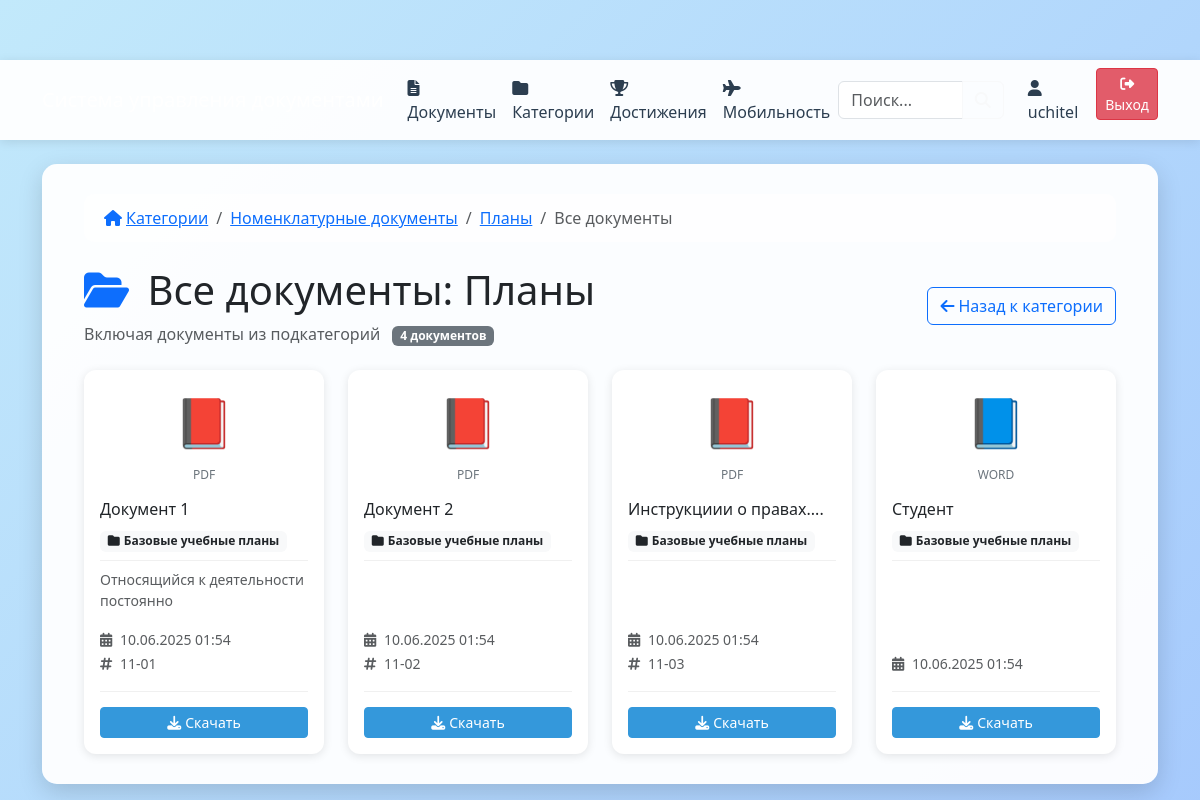
Page /categories/plans/documents/ (signed in) on the committed database.
### main/models.py (models this page shows, shortened)
class Category(models.Model):
    name = models.CharField(max_length=200, verbose_name="Название категории")
    slug = models.SlugField(unique=True, verbose_name="Слаг")
    description = models.TextField(blank=True, null=True, verbose_name="Описание")
    parent = models.ForeignKey('self', null=True, blank=True, related_name='children', on_delete=models.CASCADE, verbose_name="Родительская категория")
    icon = models.CharField(max_length=50, default='fas fa-folder', verbose_name="Иконка")
    color = models.CharField(max_length=7, default='#667eea', verbose_name="Цвет")
    order = models.PositiveIntegerField(default=0, verbose_name="Порядок сортировки")
    is_active = models.BooleanField(default=True, verbose_name="Активна")
    created_at = models.DateTimeField(default=timezone.now)
    updated_at = models.DateTimeField(auto_now=True)
    class Meta:
        verbose_name = "Категория"
        verbose_name_plural = "Категории"
        ordering = ['order', 'name']

class Document(models.Model):
    name = models.CharField(max_length=200, verbose_name="Название")
    document = models.FileField(upload_to='documents/', null=True, blank=True, verbose_name="Файл")
    category = models.ForeignKey(Category, on_delete=models.CASCADE, related_name='documents', verbose_name="Категория", null=True, blank=True)
    index = models.CharField(max_length=20, null=True, blank=True, verbose_name="Индекс")
    timestore = models.CharField(max_length=20, null=True, blank=True, verbose_name="Срок хранения")
    notes = models.TextField(null=True, blank=True, verbose_name="Примечания")
    tags = models.CharField(max_length=500, blank=True, null=True, verbose_name="Теги (через запятую)")
    is_important = models.BooleanField(default=False, verbose_name="Важный документ")
    created_by = models.ForeignKey(User, on_delete=models.SET_NULL, null=True, blank=True, verbose_name="Создал")
    created_at = models.DateTimeField(default=timezone.now)
    updated_at = models.DateTimeField(auto_now=True)
    def get_file_type(self):
        if self.document:
            ext = self.document.name.split('.')[-1].lower()
            if ext == 'pdf':
                return {'icon': '📕', 'type': 'PDF'}
            elif ext in ['doc', 'docx']:
                return {'icon': '📘', 'type': 'Word'}
            elif ext in ['xls', 'xlsx']:
                return {'icon': '📗', 'type': 'Excel'}
            elif ext in ['ppt', 'pptx']:
                return {'icon': '📙', 'type': 'PowerPoint'}
            elif ext in ['jpg', 'jpeg', 'png', 'gif']:
                return {'icon': '🖼️', 'type': 'Изображение'}
            elif ext in ['zip', 'rar', '7z']:
                return {'icon': '📦', 'type': 'Архив'}
            else:
                return {'icon': '📄', 'type': 'Документ'}
        return {'icon': '📄', 'type': 'Без файла'}
    def get_tags_list(self):
        if self.tags:
            return [tag.strip() for tag in self.tags.split(',') if tag.strip()]
        return []
    class Meta:
        verbose_name = "Документ"
        verbose_name_plural = "Документы"
        ordering = ['-created_at']

### main/views.py (the view)
# urls.py: path('categories/<slug:slug>/documents/', views.category_documents, name='category_documents'),
@teacher_required
def category_documents(request, slug):
    category = get_object_or_404(Category, slug=slug, is_active=True)
    def get_category_documents(cat):
        docs = list(cat.documents.all())
        for child in cat.children.filter(is_active=True):
            docs.extend(get_category_documents(child))
        return docs
    documents = get_category_documents(category)
    documents.sort(key=lambda x: x.created_at, reverse=True)
    for doc in documents:
        file_info = doc.get_file_type()
        doc.icon = file_info['icon']
        doc.file_type = file_info['type']
    breadcrumbs = []
    current = category
    while current:
        breadcrumbs.insert(0, current)
        current = current.parent
    return render(request, 'main/category_documents.html', {
        'category': category,
        'documents': documents,
        'breadcrumbs': breadcrumbs,
        'is_admin': request.user.is_staff
    })

### templates/main/category_documents.html (shortened to what this page needs)
{% extends 'main.html' %}
{% block content %}
<div class="container-fluid">
    <nav aria-label="breadcrumb" class="mb-4">
        <ol class="breadcrumb">
            <li class="breadcrumb-item">
                <a href="{% url 'category_list' %}">
                    <i class="fas fa-home me-1"></i>Категории
                </a>
            </li>
            {% for breadcrumb in breadcrumbs %}
                {% if forloop.last %}
                <li class="breadcrumb-item">
                    <a href="{% url 'category_detail' breadcrumb.slug %}">{{ breadcrumb.name }}</a>
                </li>
                <li class="breadcrumb-item active" aria-current="page">Все документы</li>
                {% else %}
                <li class="breadcrumb-item">
                    <a href="{% url 'category_detail' breadcrumb.slug %}">{{ breadcrumb.name }}</a>
                </li>
                {% endif %}
            {% endfor %}
        </ol>
    </nav>
    <div class="row mb-4">
        <div class="col-12">
            <div class="d-flex justify-content-between align-items-center">
                <div>
                    <h1 class="display-6 mb-2">
                        <i class="fas fa-folder-open me-2 text-primary"></i>
                        Все документы: {{ category.name }}
                    </h1>
                    <p class="text-muted mb-0">
                        Включая документы из подкатегорий
                        <span class="badge bg-secondary ms-2">{{ documents|length }} документов</span>
                    </p>
                </div>
                <div>
                    <a href="{% url 'category_detail' category.slug %}" class="btn btn-outline-primary">
                        <i class="fas fa-arrow-left me-1"></i>Назад к категории
                    </a>
                </div>
            </div>
        </div>
    </div>
    {% if documents %}
    <div class="row g-4">
        {% for document in documents %}
        <div class="col-12 col-md-6 col-lg-4 col-xl-3">
            <div class="card document-card h-100">
                <div class="card-body d-flex flex-column">
                    <div class="document-icon mb-3 text-center">
                        <div class="file-icon-large">
                            {{ document.icon }}
                        </div>
                        <div class="file-type-badge">
                            {{ document.file_type }}
                        </div>
                    </div>
                    <h6 class="card-title mb-2">{{ document.name }}</h6>
                    <div class="document-category mb-2">
                        <span class="badge bg-light text-dark">
                            <i class="fas fa-folder me-1"></i>{{ document.category.name }}
                        </span>
                    </div>
                    {% if document.notes %}
                    <p class="card-text text-muted small mb-3">{{ document.notes|truncatechars:80 }}</p>
                    {% endif %}
                    <div class="document-meta mb-3 mt-auto">
                        <small class="text-muted">
                            <i class="fas fa-calendar-alt me-1"></i>
                            {{ document.created_at|date:"d.m.Y H:i" }}
                        </small>
                        {% if document.index %}
                        <br>
                        <small class="text-muted">
                            <i class="fas fa-hashtag me-1"></i>
                            {{ document.index }}
                        </small>
                        {% endif %}
                    </div>
                    <div class="document-actions">
                        <div class="d-grid gap-2">
                            {% if document.document %}
                            <a href="{{ document.document.url }}" target="_blank" class="btn btn-primary btn-sm">
                                <i class="fas fa-download me-1"></i>Скачать
                            </a>
                            {% endif %}
                        </div>
                    </div>
                </div>
            </div>
        </div>
        {% endfor %}
    </div>
    {% endif %}
</div>
{% endblock %}

### templates/main.html (shortened to what this page needs)
<!DOCTYPE html>
<html lang="ru">
<head>
    <link href="https://cdn.jsdelivr.net/npm/bootstrap@5.3.6/dist/css/bootstrap.min.css" rel="stylesheet">
    <link rel="stylesheet" href="https://cdnjs.cloudflare.com/ajax/libs/font-awesome/6.4.0/css/all.min.css">
</head>
<body>
    <nav class="navbar navbar-expand-lg navbar-dark bg-dark">
        <div class="container">
            <a class="navbar-brand" href="{% url 'home' %}">Система управления документами</a>
            <div class="collapse navbar-collapse" id="navbarNav">
                <ul class="navbar-nav me-auto">
                    <li class="nav-item">
                        <a class="nav-link" href="{% url 'document_list' %}">
                            <i class="fas fa-file-alt"></i> Документы
                        </a>
                    </li>
                    <li class="nav-item">
                        <a class="nav-link" href="{% url 'category_list' %}">
                            <i class="fas fa-folder"></i> Категории
                        </a>
                    </li>
                    <li class="nav-item">
                        <a class="nav-link" href="{% url 'dostijeniya' %}">
                            <i class="fas fa-trophy"></i> Достижения
                        </a>
                    </li>
                    <li class="nav-item">
                        <a class="nav-link" href="{% url 'mobilnost' %}">
                            <i class="fas fa-plane"></i> Мобильность
                        </a>
                    </li>
                </ul>
                <form class="d-flex me-3" action="{% url 'search' %}" method="get">
                    <div class="input-group">
                        <input class="form-control" type="search" name="q" placeholder="Поиск..."
                               value="{{ request.GET.q|default:'' }}" aria-label="Search">
                        <button class="btn btn-outline-light" type="submit">
                            <i class="fas fa-search"></i>
                        </button>
                    </div>
                </form>
                <ul class="navbar-nav">
                    {% if user.is_authenticated %}
                    <li class="nav-item">
                        <span class="nav-link text-light">
                            <i class="fas fa-user"></i> {{ user.username }}
                        </span>
                    </li>
                    <li class="nav-item">
                        <form method="post" action="{% url 'logout' %}" style="display: inline;">
                            <button type="submit" class="btn btn-sm logout-btn" style="margin-left: 10px;" title="Выйти из системы">
                                <i class="fas fa-sign-out-alt"></i> Выход
                            </button>
                        </form>
                    </li>
                    {% else %}
                    <li class="nav-item">
                        <a class="nav-link text-light" href="{% url 'login' %}">
                            <i class="fas fa-sign-in-alt"></i> Вход
                        </a>
                    </li>
                    {% endif %}
                </ul>
            </div>
        </div>
    </nav>
    <div class="container mt-4">
        <div class="main-container">
            {% block content %}
            {% endblock %}
        </div>
    </div>
</body>
</html>

### templates/main.html (style rules this page uses)
body { font-family: 'Segoe UI', Tahoma, Geneva, Verdana, sans-serif; background: linear-gradient(-45deg, #a1ffce, #faffd1, #ffecd2, #fcb69f, #a1c4fd, #c2e9fb); background-size: 600% 600%; animation: gradientBG 20s ease infinite; min-height: 100vh; padding-top: 60px; }
.main-container { background-color: rgba(255, 255, 255, 0.95); border-radius: 15px; box-shadow: 0 8px 24px rgba(0, 0, 0, 0.15); padding: 30px; margin-bottom: 30px; }
.navbar { background-color: rgba(255, 255, 255, 0.95) !important; box-shadow: 0 2px 10px rgba(0, 0, 0, 0.1); }
.nav-link { color: #2c3e50 !important; transition: color 0.3s ease; }
.logout-btn { opacity: 1 !important; visibility: visible !important; display: inline-block !important; background-color: rgba(220, 53, 69, 0.8) !important; border: 1px solid #dc3545 !important; color: #fff !important; font-weight: 500; transition: all 0.3s ease; }
.btn-primary { background-color: #3498db; border-color: #3498db; }
.document-card { transition: all 0.3s ease; border: none; border-radius: 12px; border-left: 3px solid #28a745; }
.document-actions { border-top: 1px solid #f0f0f0; padding-top: 15px; }

### templates/main/category_documents.html (style rules this page uses)
.document-card { transition: all 0.3s ease; border: none; border-radius: 12px; box-shadow: 0 2px 10px rgba(0,0,0,0.1); }
.file-icon-large { font-size: 3rem; margin-bottom: 8px; }
.file-type-badge { font-size: 0.75rem; color: #6c757d; text-transform: uppercase; font-weight: 500; }
.document-category { border-bottom: 1px solid #f0f0f0; padding-bottom: 8px; }
.document-actions { border-top: 1px solid #f0f0f0; padding-top: 15px; }
.breadcrumb { background: rgba(255,255,255,0.8); border-radius: 10px; padding: 12px 20px; }

### rows in the picture
Category: name "Номенклатурные документы"
Category: name "Планы"
Document: icon "📕", file_type "PDF", name "Документ 1", category.name "Базовые учебные планы", notes "Относящийся к деятельности постоянно", created_at "10.06.2025 01:54", index "11-01"
Document: icon "📕", file_type "PDF", name "Документ 2", category.name "Базовые учебные планы", created_at "10.06.2025 01:54", index "11-02"
Document: icon "📕", file_type "PDF", name "Инструкциии о правах....", category.name "Базовые учебные планы", created_at "10.06.2025 01:54", index "11-03"
Document: icon "📘", file_type "WORD", name "Студент", category.name "Базовые учебные планы", created_at "10.06.2025 01:54"

### other values in the picture
{{ user.username }} "uchitel"
{{ documents|length }} "4"
